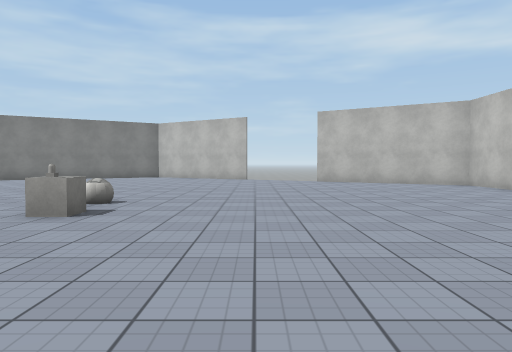
[1] (above)

16 first-person views from a walk through a scene from a Unity 3-D project. The camera is 1.3 m above the floor, tilts 2° down and sees 70° across. Doors are open. The floor is counted in squares, 2 m on a side. Each view is taken from the middle of a square. On the plan, view 1 faces up. The plan holds only what a view shows up to about 11 squares ahead; the rest is blank. The place goes on beyond the plan. The player is left out. Surface patterns are stand-ins for the level's own textures.

[2]
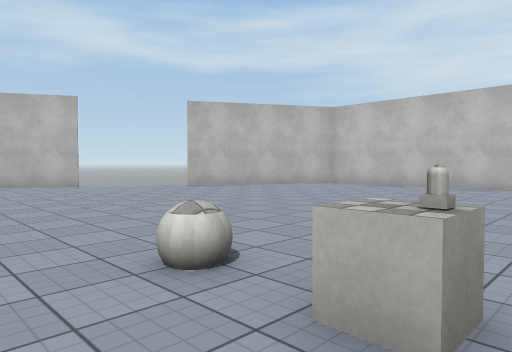

[3]
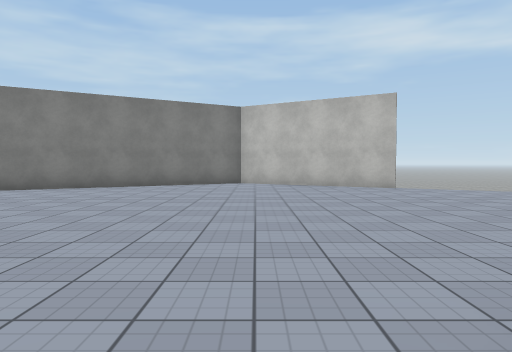

[4]
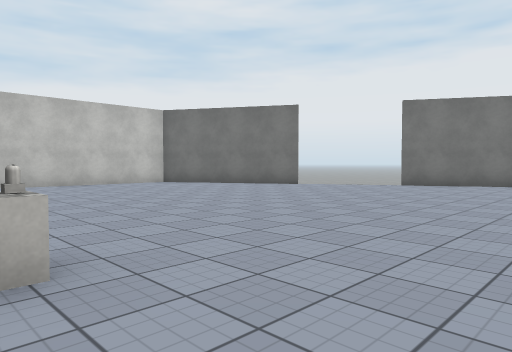

[5]
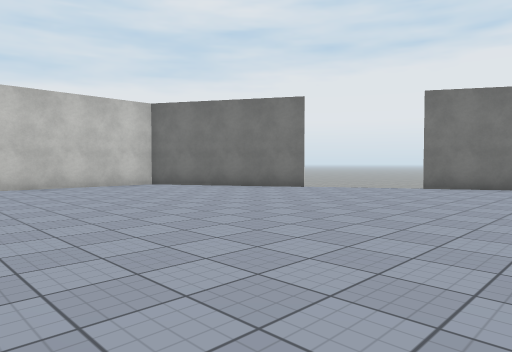

[6]
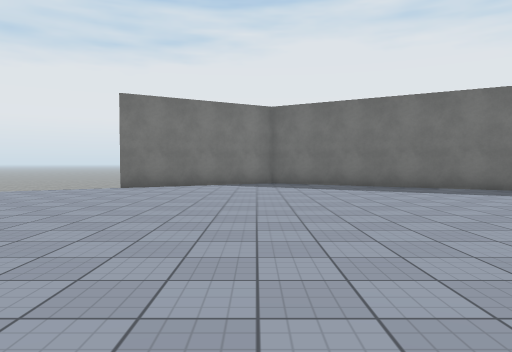

[7]
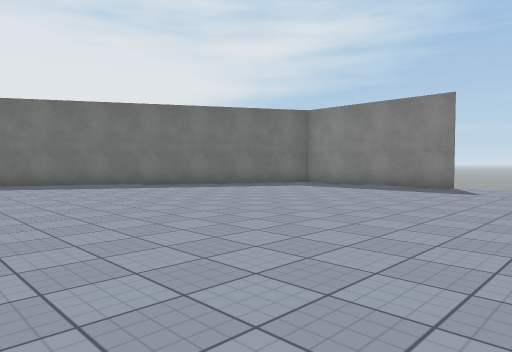

[8]
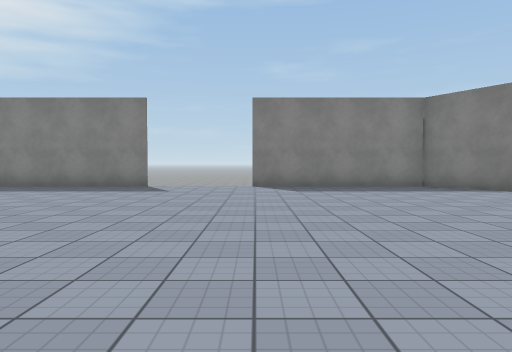

[9]
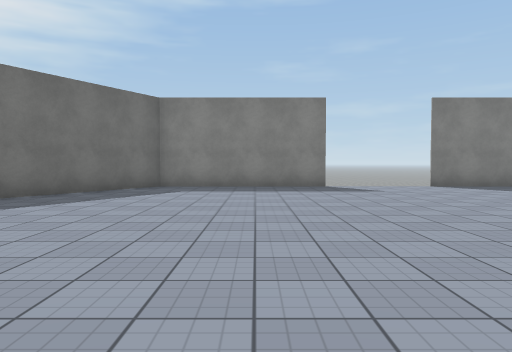

[10]
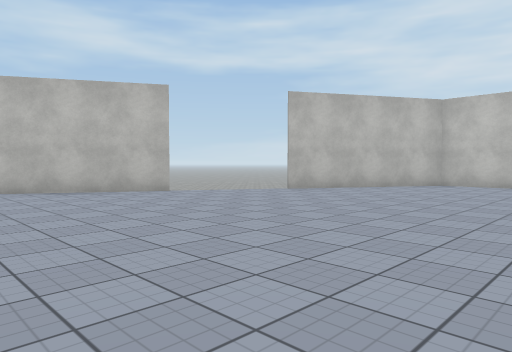

[11]
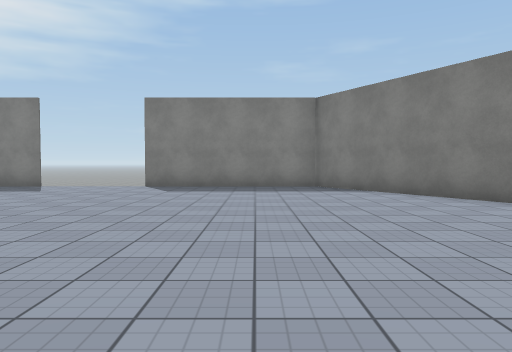

[12]
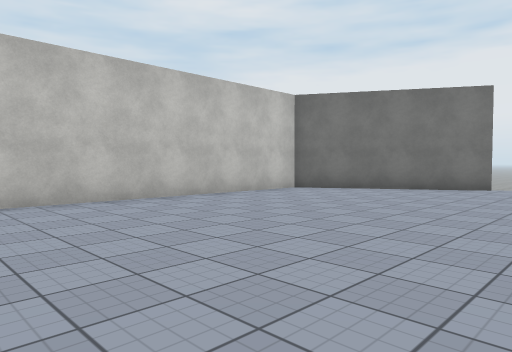

[13]
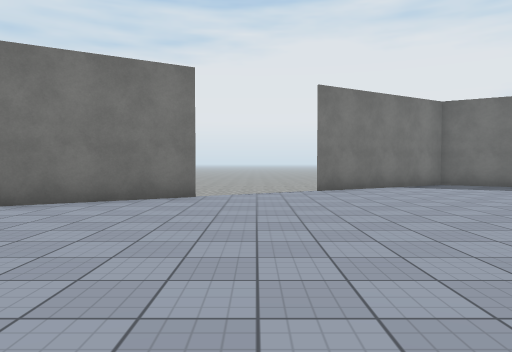

[14]
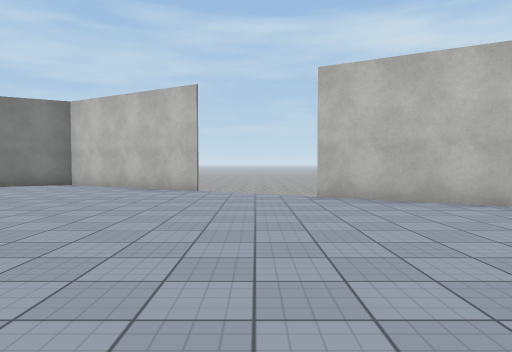

[15]
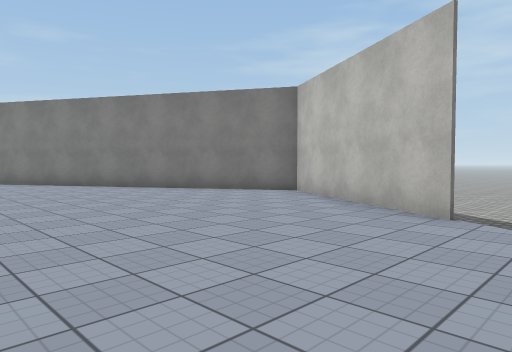

[16]
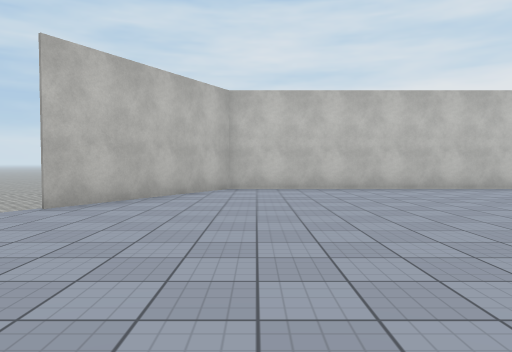

### Floor plan
Points are (right, up) in squares from view 1. A wall is a line through its corners. A room is listed if a view was taken in it or the views show most of it. See-through windows are left out.
Room 1 (views 1, 2, 3, 4, 5, 6, 7, 8, 9, 10, 11, 12, 13, 14, 15, 16)
walls: (-15.2, 3) (-15.2, -1.7) (-11.7, -3.7); (-0.3, 14.5) (-4.5, 16.9) (-15.2, 10.7) (-15.2, 5.9); (-10.1, -4.7) (-4.5, -7.9) (-0.4, -5.5); (2.2, -4) (6.2, -1.7) (6.2, 10.7) (2.1, 13)
ways out: open door at (-15, 4.5); open door at (1.2, -4.6); open door at (1.2, 13.6)
objects: other object (-3, 5); other object (-3, 6); other object (-2, 5)

Positions as (right, up) in squares from view 1, and headings:
1: (0, 0), facing up
2: (-4, 4), facing up-right
3: (-4, 5), facing up
4: (-5, 5), facing down-right
5: (-4, 4), facing down-right
6: (-4, 4), facing down
7: (-5, 6), facing down-left
8: (-5, 6), facing left
9: (-5, 1), facing left
10: (-5, 7), facing up-right
11: (-5, 9), facing left
12: (0, 6), facing down-right
13: (1, 3), facing down
14: (1, 6), facing up
15: (1, 10), facing up-left
16: (-3, 10), facing right
